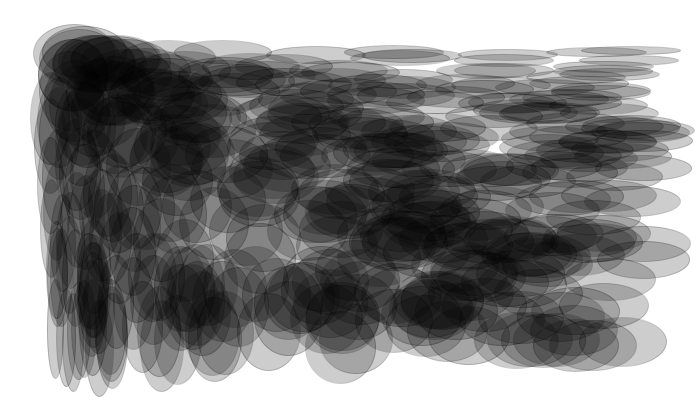
Frame 1 (no input)
Frame 60 (the mouse pressed at the canvas centre just before this capture): identical to frame 1, image omitted
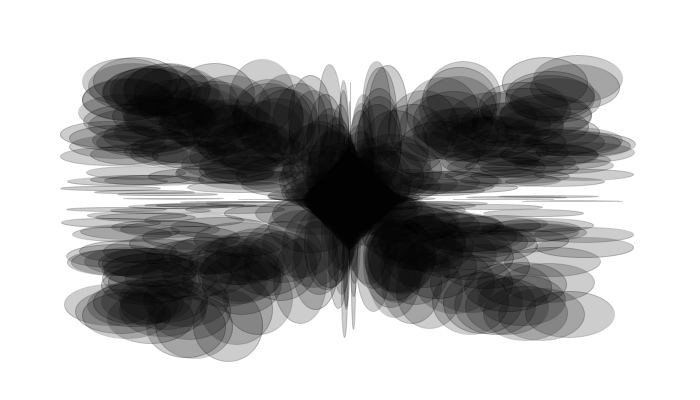
Frame 120 (the mouse held since frame 60 and released just before this capture)

The Processing sketch that drew these frames (run headless with seeded random() and noise(); from frame 60 on, the mouse is pressed at the canvas centre):

// Processing sketch: processing_64298
// ── processing_64298.pde

int lineLength=20;
float[] x = new float[6000];
float[] y = new float[6000];
float[] angle = new float[6000];
int i=0;

float[] xP = new float[6000];
float[] yP= new float[6000];

void setup() {
 
  size(700, 400);
  smooth();
  stroke(0,0,0,50);
  fill(0,0,0,50);

  for (int i=0; i<1000; i++) {
    x[i] = random(50, 650);
    y[i] = random (50, 350);
    angle[i] = random(2*PI);
    ellipse(x[i], y[i], 50, 50);
     
    xP[i]=0;
    yP[i]=0;
 }
}
 
void draw() {
  background(255);
  for (int i=0; i<400; i++) {
    if (dist(mouseX, mouseY, x[i], y[i])<1000&&dist(mouseY, mouseX, x[i], y[i])>random(0,60)) {
      angle[i]= atan2(y[i]-mouseY, x[i]-mouseX);
      if (mousePressed) {
        xP[i] += cos(angle[i]+PI)*1;
        yP[i]+= sin(angle[i]+PI)*1;
        x[i]+=cos(angle[i]+PI)*1;
        y[i]+=sin(angle[i]+PI)*1;
      } else {
        x[i] -= xP[i]/10;
        xP[i] -= xP[i]/10;
        y[i] -= yP[i]/10;
        yP[i] -= yP[i]/10;
      }
    }
 
    ellipse(x[i], y[i], cos(angle[i])*100, sin(angle[i])*100);
  }
}
